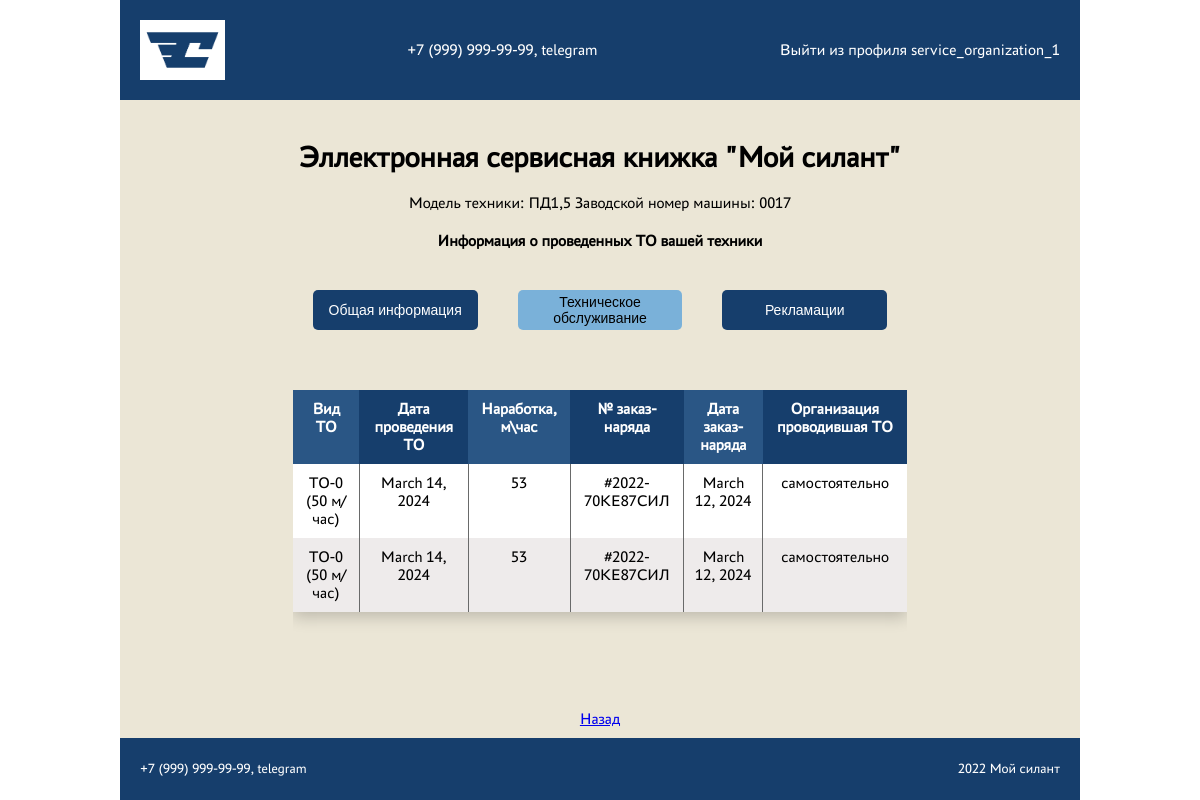
/machines/1/ (signed in), run on the app's committed database.
### core/models.py (models this page shows, shortened)
class Machine(models.Model):
    serial_number_of_machine = models.CharField(max_length=255, verbose_name='Зав. № машины')
    model_of_equipment = models.ForeignKey(EquipmentModel, on_delete=models.CASCADE, verbose_name='Модель техники')
    model_of_engine = models.ForeignKey(EngineModel, on_delete=models.CASCADE, verbose_name='Модель двигателя')
    serial_number_of_engine = models.CharField(max_length=255, verbose_name='Зав. № двигателя')
    transmission_model = models.ForeignKey(TransmissionModel, on_delete=models.CASCADE, verbose_name='Модель трансмиссии')
    serial_number_of_transmission = models.CharField(max_length=255, verbose_name='Зав. № трансмиссии')
    drive_axle_model = models.ForeignKey(DriveAxleModel, on_delete=models.CASCADE, verbose_name='Модель ведущего моста')
    serial_number_of_drive_axle = models.CharField(max_length=255, verbose_name='Зав. № ведущего моста')
    steering_axle_model = models.ForeignKey(SteeringAxleModel, on_delete=models.CASCADE, verbose_name='Модель управляемого моста')
    serial_number_of_steering_axle = models.CharField(max_length=255, verbose_name='Зав. № управляемого моста')
    supply_contract_number_and_date = models.CharField(max_length=255, verbose_name='Договор поставки №, дата')
    date_shipped_from_factory = models.DateField(null=True, verbose_name='Дата отгрузки с завода')
    recipient = models.CharField(max_length=255, verbose_name='Грузополучатель (конечный потребитель)')
    delivery_address = models.CharField(max_length=255, blank=True, verbose_name='Адрес доставки (эксплуатации)')
    equipment = models.CharField(max_length=255, blank=True, verbose_name='Комплектация (доп. опции)')
    client = models.ForeignKey(Client, on_delete=models.CASCADE, verbose_name='Клиент')
    service_company = models.ForeignKey(ServiceCompany, on_delete=models.CASCADE, verbose_name='Сервисная компания')

class BaseModel(models.Model):
    def __str__(self):
        return self.name
    class Meta:
        abstract = True

class EquipmentModel(BaseModel):
    name = models.CharField(max_length=255)
    description = models.CharField(max_length=255)

class Maintenance(models.Model):
    maintenance_type = models.ForeignKey(MaintenanceType, on_delete=models.CASCADE, verbose_name='Вид ТО')
    maintenance_date = models.DateField(null=True, verbose_name='Дата проведения ТО')
    operating_time = models.IntegerField(verbose_name='Наработка, м/час')
    work_order_number = models.CharField(max_length=255, verbose_name='№ заказ-наряда')
    work_order_date = models.DateField(null=True, verbose_name='Дата заказ-наряда')
    the_organization_that_carried_out_the_maintenance = models.CharField(max_length=255, verbose_name='Организация, проводившая ТО')
    machine = models.ForeignKey(Machine, on_delete=models.CASCADE, verbose_name='Машина')
    service_company = models.ForeignKey(ServiceCompany, on_delete=models.CASCADE, verbose_name='Сервисная компания')

class MaintenanceType(BaseModel):
    name = models.CharField(max_length=255)
    description = models.CharField(max_length=255)

### core/views.py (the view)
# urls.py: path('machines/<int:machine_id>/', machine_detail, name='machine_detail'),
@login_required
@permission_required("core.view_machine", raise_exception=True)
@permission_required("core.view_maintenance", raise_exception=True)
def machine_detail(request, machine_id):
    try:
        machine = Machine.objects.get(id=machine_id)
    except Machine.DoesNotExist:
        return redirect("machine_list")
    maintenances = Maintenance.objects.filter(machine_id=machine_id)
    return render(
        request,
        "machine_detail.html",
        {"machine": machine, "maintenances": maintenances},
    )

### templates/machine_detail.html (shortened to what this page needs)
{% extends 'base.html' %}
{% block content %}
<main class="main">
    {% if machine %}
    <div class="user-info">
        <span>Модель техники: {{ machine.model_of_equipment }}</span>
        <span>Заводской номер машины: {{ machine.serial_number_of_machine }}</span>
    </div>
    <div class="result-wrapper">
        <h1>Информация о проведенных ТО вашей техники</h1>
        {% include 'tabs.html' with active_tab='maintenance' %}
        {% if maintenances %}
        <div class="adaptive-table-wrapper">
                <table class="adaptive-table">
                    <thead>
                        <tr>
                            <th>Вид ТО</th>
                            <th>Дата проведения ТО</th>
                            <th>Наработка, м\час</th>
                            <th>№ заказ-наряда</th>
                            <th>Дата заказ-наряда</th>
                            <th>Организация проводившая ТО</th>
                        </tr>
                    </thead>
                    <tbody>
                        {% for maintenance in maintenances %}
                        <tr>
                            <td>{{ maintenance.maintenance_type }}</a></td>
                            <td>{{ maintenance.maintenance_date }}</td>
                            <td>{{ maintenance.operating_time }}</td>
                            <td>{{ maintenance.work_order_number }}</td>
                            <td>{{ maintenance.work_order_date }}</td>
                            <td>{{ maintenance.the_organization_that_carried_out_the_maintenance }}</td>
                        </tr>
                        {% endfor %}
                    </tbody>
                </table>
            {% endif %}
        </div>
    </div>
    {% else %}
    <div class="result-wrapper">
        <span>Данной машины нет в базе</span>
    </div>
    {% endif %}
    <a href="{% url 'machine_list' %}">Назад</a>
</main>
{% endblock content %}

### templates/base.html (shortened to what this page needs)
<!DOCTYPE html>
<html lang="en">
  <head>
    {% load static %}
      <link href="{% static 'css/main.css' %}" rel="stylesheet" />
      <link href="{% static 'css/index/index.css' %}" rel="stylesheet" />
      <link href="{% static 'css/machine_list/machine_list.css' %}" rel="stylesheet" />
      <link href="{% static 'css/create_maintenance/create_maintenance.css' %}" rel="stylesheet" />
  </head>
  <body>
    <nav>
        <div class="logo-signin-wrapper">
            <img src="{% static 'img/logo.jpg' %}">
            <span>+7 (999) 999-99-99, telegram</span>
            {% if user.is_authenticated %}
            <a href="{% url 'account_logout' %}">Выйти из профиля {{ user.username }}</a>
            {% else %}
            <a href="{% url 'account_login' %}">Авторизация</a>
            {% endif %}
        </div>
    </nav>
    <section class="main-section">
      <div class="underlogo">
        <h1>Эллектронная сервисная книжка "Мой силант"</h1>
      </div>
      {% block content %}{% endblock %}
    </section>
    <footer>
        <div class="footer-wrapper">
            <span>+7 (999) 999-99-99, telegram</span>
            <span>2022 Мой силант</span>
        </div>
    </footer>
  </body>
</html>

### static/css/main.css (style rules this page uses)
* { margin: 0; padding: 0; border: 0; outline: 0; font-size: 100%; vertical-align: baseline; background: transparent; }
body { display: flex; flex-direction: column; justify-items: center; align-items: center; height: 100vh; width: 100%; font-family: 'PT Astra Sans', sans-serif; }
nav { background-color: #163E6C; width: 80%; height: 100px; display: flex; flex-direction: column; justify-content: space-between; align-items: center; color: white; }
.logo-signin-wrapper { display: flex; justify-content: space-between; align-items: center; width: 100%; }
.logo-signin-wrapper > img { height: 60px; padding: 20px 0 20px 20px; }
.logo-signin-wrapper > a { color: white; text-decoration: none; padding-right: 20px; }
.main-section { display: flex; flex-direction: column; justify-content: center; align-items: center; width: 80%; height: 100%; background-color: #EBE6D6; padding: 20px 0 0 0; }
.underlogo { padding-top: 20px; display: flex; flex-direction: column; justify-content: center; align-items: center; width: 80%; background-color: #EBE6D6; }
.underlogo > h1 { font-size: 30px; color: black; }
footer { background-color: #163E6C; width: 80%; height: 80px; display: flex; flex-direction: column; justify-content: center; align-items: center; }
.footer-wrapper { color: white; font-size: 14px; display: flex; justify-content: space-between; align-items: center; width: 100%; }
.footer-wrapper > span { padding: 0 20px 0 20px; }

### static/css/index/index.css (style rules this page uses)
.main { display: flex; flex-direction: column; align-items: center; width: 80%; height: 100%; background-color: #EBE6D6; padding: 20px 0 0 0; }
.result-wrapper { display: flex; flex-direction: column; justify-content: center; align-items: center; width: 80%; padding: 20px; }
.adaptive-table-wrapper { margin-top: 20px; width: 100%; height: 300px; overflow: auto; }
.adaptive-table-wrapper > .adaptive-table { width: 100%; border-collapse: collapse; text-align: center; background-color: white; box-shadow: 0 5px 15px rgba(0, 0, 0, 0.2); }
.adaptive-table-wrapper > .adaptive-table td, .adaptive-table-wrapper > .adaptive-table th { padding: 10px; text-align: center; }
.adaptive-table-wrapper > .adaptive-table th { background-color: #163E6C; color: white; }
.adaptive-table-wrapper > .adaptive-table th:nth-child(odd) { background-color: #2a5685; }
.adaptive-table-wrapper > .adaptive-table tr:nth-child(even) { background-color: #eeebeb; }
.adaptive-table-wrapper > .adaptive-table td { border-right: 1px solid #696a6a; }
.adaptive-table-wrapper > .adaptive-table td:last-child { border-right: none; }

### data on the page
Machine: model_of_equipment "ПД1,5", serial_number_of_machine "0017"
Maintenance: maintenance_type "ТО-0 (50 м/час)", maintenance_date "March 14, 2024", operating_time "53", work_order_number "#2022-70КЕ87СИЛ", work_order_date "March 12, 2024", the_organization_that_carried_out_the_maintenance "самостоятельно"
Maintenance: maintenance_type "ТО-0 (50 м/час)", maintenance_date "March 14, 2024", operating_time "53", work_order_number "#2022-70КЕ87СИЛ", work_order_date "March 12, 2024", the_organization_that_carried_out_the_maintenance "самостоятельно"

### other printed values
{{ user.username }} "service_organization_1"
